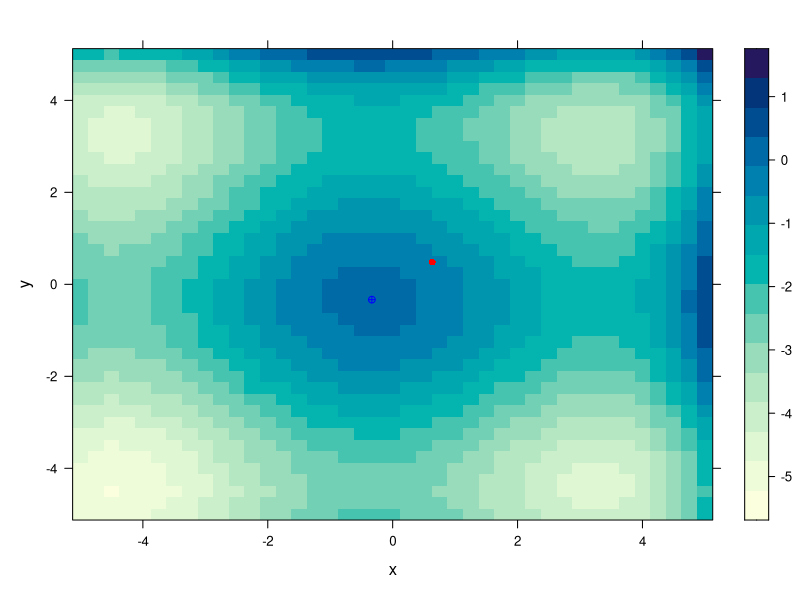
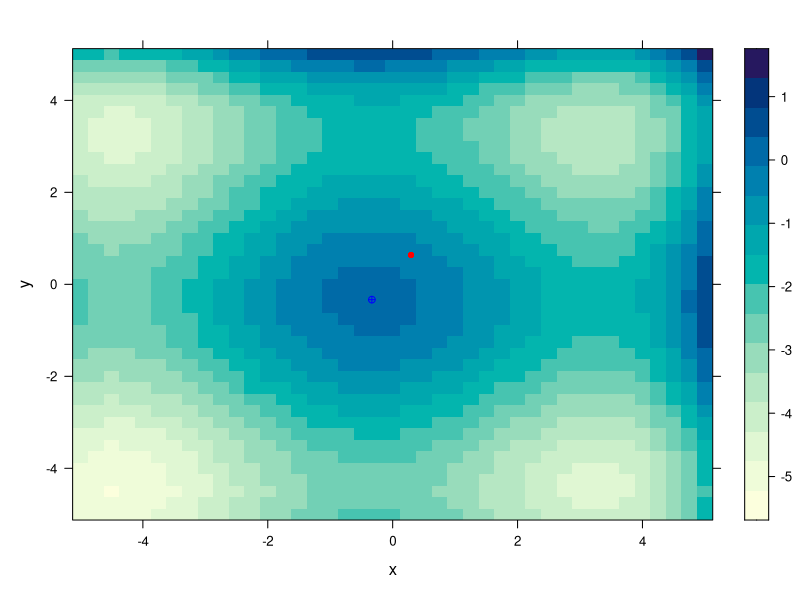
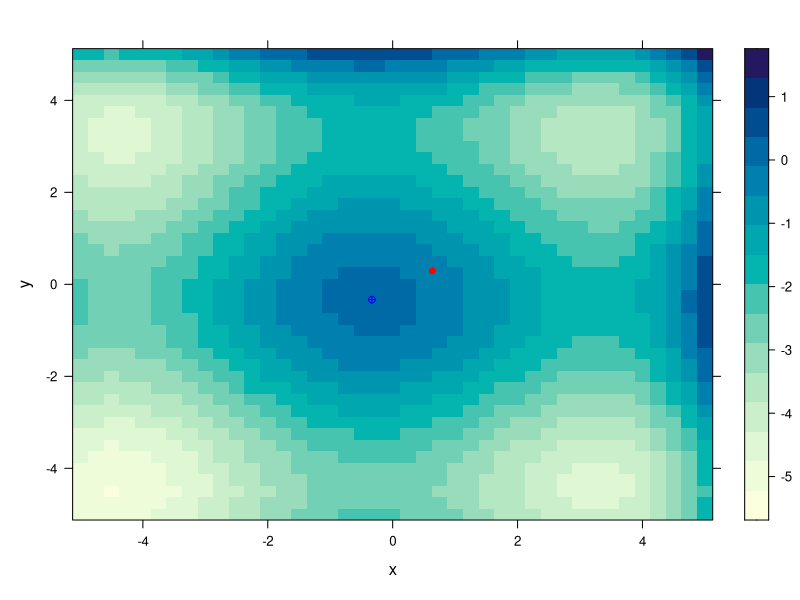
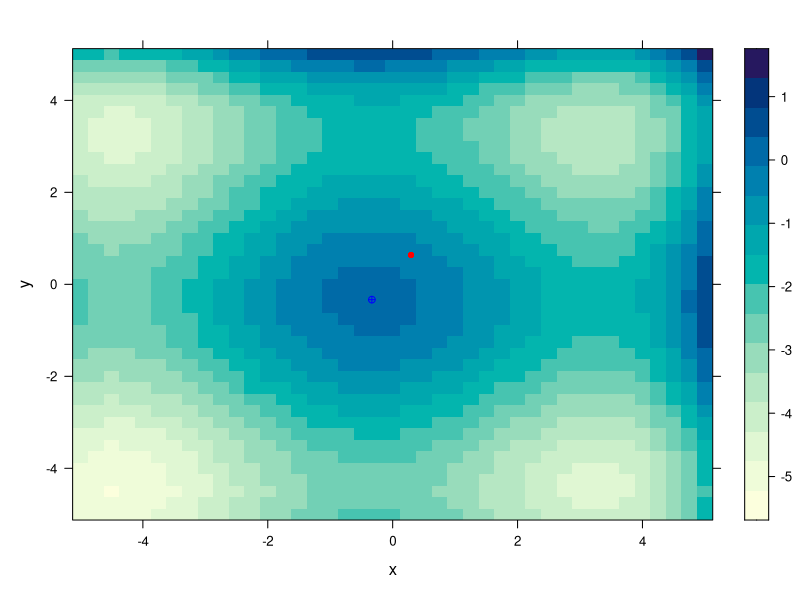
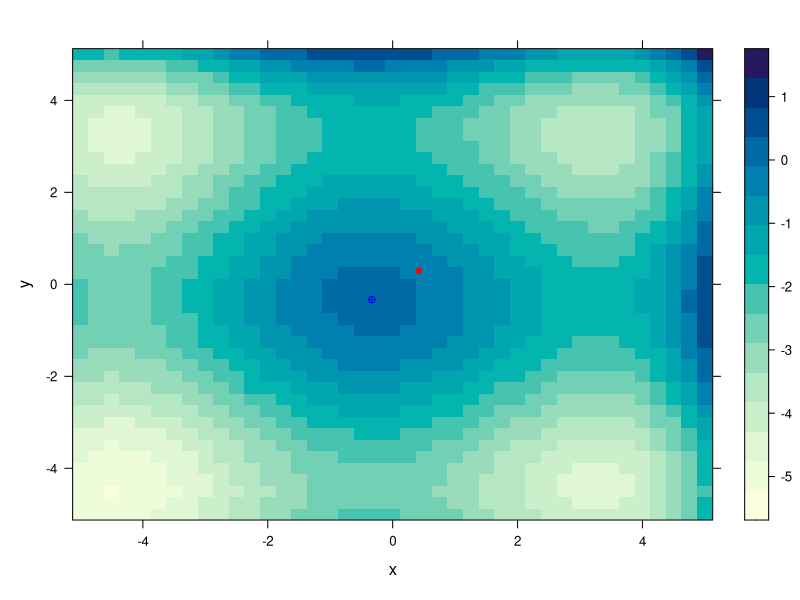
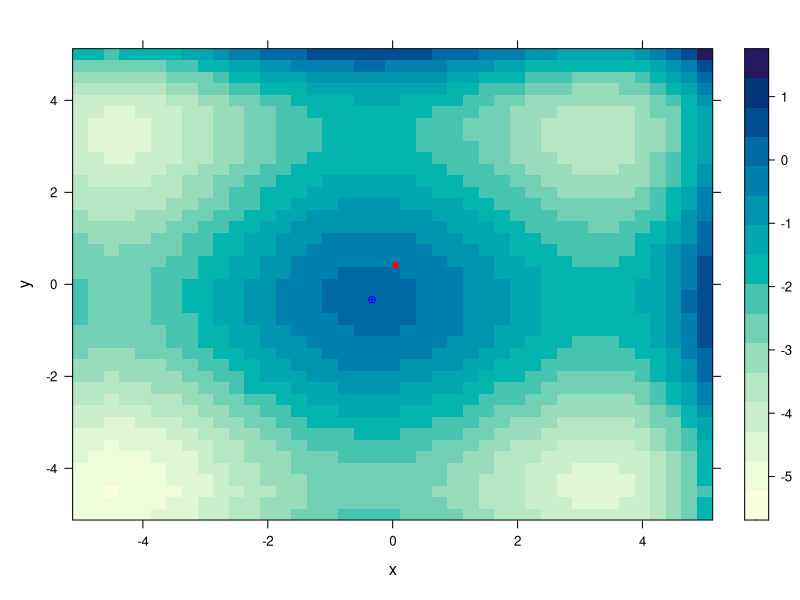
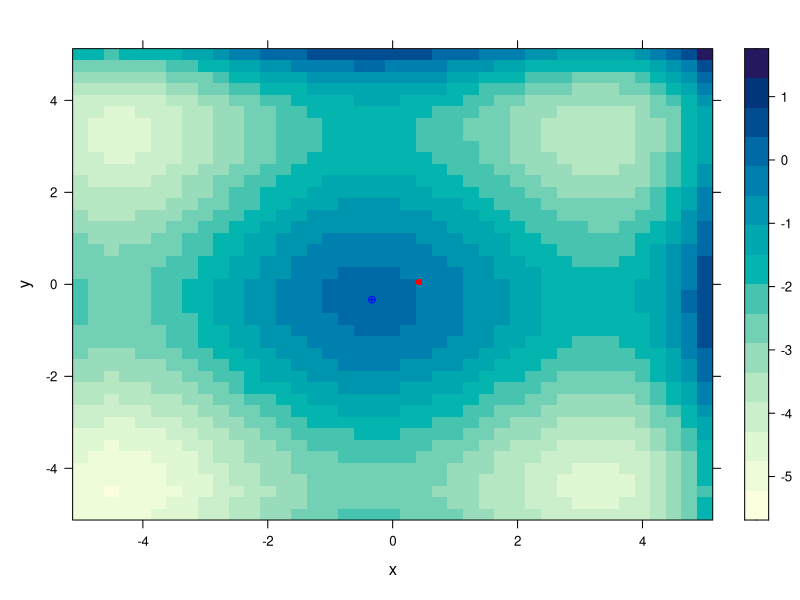
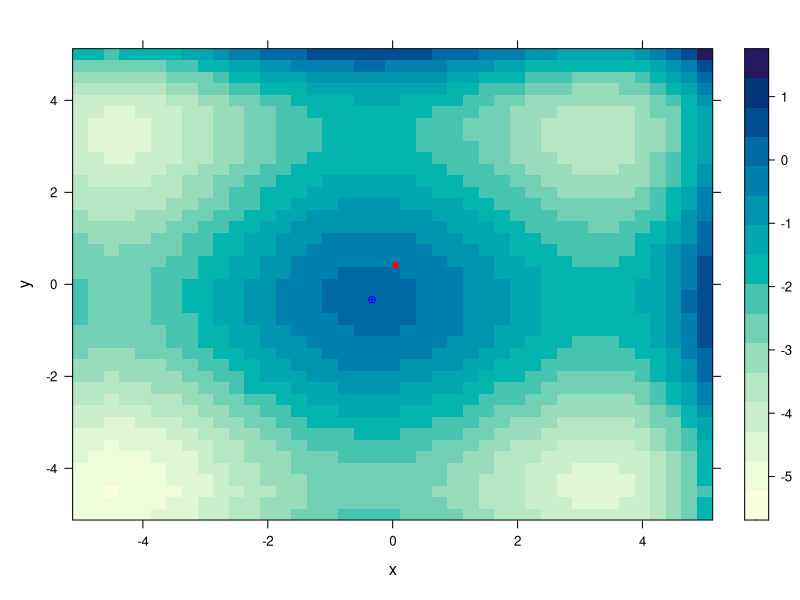

Source code (R) for these figures, in order: (Note: this script raises an error after producing the figures.)
 library("lattice")
  library("latticeExtra")
  g <- function(x, y) {
    return(((x + 0.5)^4 - 30 * x^2 - 20 * x + (y + 0.5)^4 - 30 * y^2 - 20 * y)/100)
  }
  
  low <- -4
  high <- 4
  step <- 0.25
  replicas <- 100
  
  replica <- function(t) {
    curr <- runif(2, low, high)
    best <- curr
    respuesta <- curr
    for (tiempo in 1:t) {
      best1 <- numeric()
      best2 <- numeric()
      delta.x <- runif(1, 0, step)
      delta.y <- runif(1, 0, step)
      x1 <- curr[1] - delta.x
      x2 <- curr[1] + delta.x
      y1 <- curr[2] - delta.y
      y2 <- curr[2] + delta.y
      if (x2 > 5) {
        x2 <- x2 - 10
      } else{
        x2 <- x2
      }
      if (y2 > 5) {
        y2 <- y2 - 10
      } else{
        y2 <- y2
      }
      if (x1 < -5) {
        x1 <- x1 + 10
      }else{
        x1 <- x1
      }
      if (y1 < -5) {
        y1 <- y1 + 10
      } else{
        y1 <- y1
      }
      left <- c(x1, curr[2])
      right <- c(x2, curr[2])
      down <- c(curr[1], y1)
      up <- c(curr[1], y2)
      
      
      if (g(x1, curr[2]) < g(x2, curr[2])) {
        best1 <- x2
      } else {
        best1 <- x1
      }
      
      if (g(curr[1], y2) < g(curr[1], y1)) {
        best2 <- y1
      } else {
        best2 <- y2
      }
      
      if (g(best1, curr[2]) < g(curr[1], best2)) {
        curr <- c(curr[1], best2)
      } else {
        curr <- c(best1, curr[2])
      }
      if (g(curr[1], curr[2]) > g(best[1], best[2])) {
        best <- curr
        respuesta <- c(respuesta, curr)
      }
    }
    return(respuesta)
  }
  t <- data.frame()
  for(i in seq(-5, 5, by= 0.25)){
    for(j in seq(-5, 5, by= 0.25)){
      t <- rbind(t, c(i, j, g(i,j)))
    }
  }
  colnames(t) <- c("x", "y", "z")
  plotting <- levelplot(z ~ x*y, data = t)
  for (pot in 2:4) {
    tmax <- 10^pot
    resultados <- replica(tmax)
    for(i in seq(1, (length(resultados)-1), by= 1)){
      punto <- xyplot(resultados[i] ~ resultados[i+1], pch = 16, col = "red")
      aprox <- xyplot(-0.333032 ~ -0.333032, col="blue", pch=10)
      plotting1 <- plotting + as.layer(punto) + as.layer(aprox)
      png(paste(tmax, "p7_", i, ".png", sep=""))
      print(plotting1)
      graphics.off()
    }
  }
